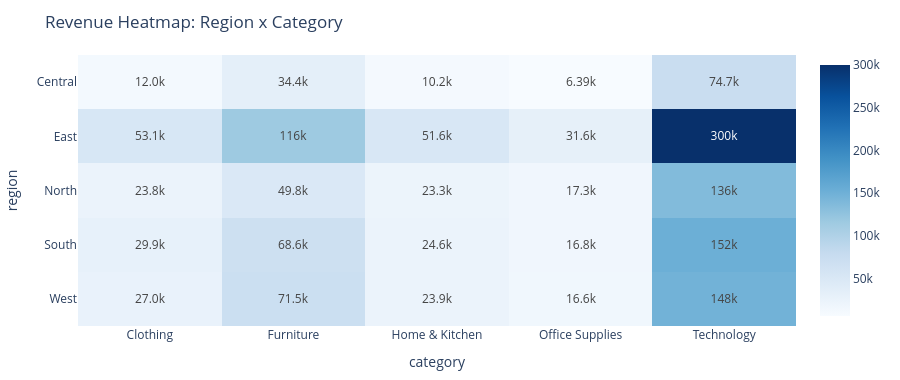

The cell this chart's notebook holds for it:
### Code cell
viz.region_category_heatmap(df)

### Figure 1 — Plotly figure (JSON) as saved in the notebook; plotly's stock layout.template omitted (floating-point values rounded to 4 significant figures)
{"data": [{"coloraxis": "coloraxis", "hovertemplate": "category: %{x}<br>region: %{y}<br>color: %{z}<extra></extra>", "name": "0", "texttemplate": "%{z:.3s}", "type": "heatmap", "x": ["Clothing", "Furniture", "Home & Kitchen", "Office Supplies", "Technology"], "xaxis": "x", "y": ["Central", "East", "North", "South", "West"], "yaxis": "y", "z": [[11950.0, 34420.0, 10240.0, 6393.0, 74710.0], [53100.0, 116300.0, 51550.0, 31650.0, 300000.0], [23790.0, 49780.0, 23250.0, 17340.0, 136400.0], [29940.0, 68630.0, 24550.0, 16760.0, 152200.0], [27030.0, 71470.0, 23880.0, 16560.0, 148300.0]]}], "layout": {"coloraxis": {"autocolorscale": false, "colorscale": [[0.0, "rgb(247,251,255)"], [0.125, "rgb(222,235,247)"], [0.25, "rgb(198,219,239)"], [0.375, "rgb(158,202,225)"], [0.5, "rgb(107,174,214)"], [0.625, "rgb(66,146,198)"], [0.75, "rgb(33,113,181)"], [0.875, "rgb(8,81,156)"], [1.0, "rgb(8,48,107)"]]}, "height": 380, "margin": {"b": 40, "l": 40, "r": 20, "t": 55}, "title": {"text": "Revenue Heatmap: Region x Category"}, "xaxis": {"anchor": "y", "domain": [0.0, 1.0], "title": {"text": "category"}}, "yaxis": {"anchor": "x", "autorange": "reversed", "domain": [0.0, 1.0], "title": {"text": "region"}}}}
